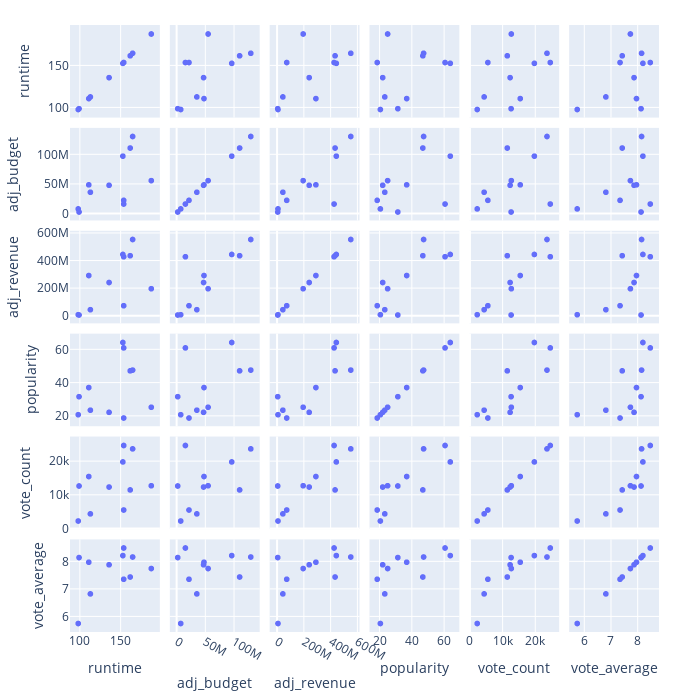

Notebook cell for this chart:
### Markdown cell above
With these statistics we can make some early observations:
* Tarantino's films are generally profitable, with the mean adjusted revenue a whole order of magnitude above the mean adjusted budget.
* Most of the standard deviations are high, showing the Tarantino works with a wide range of budgets and his films range in popularity and vote count on TMDB.
* The one column with a low standard deviation is the vote average, showing that, with a mean vote average of 7.6, Tarantino's film consistently score fairly well with TMDB users.

While statistics will give us information about individual columns, we are also interested in how the columns relate to each other. Let's make a pairplot, where each of the columns is plotted against each other. We will leave out unadjusted budget and revenue since they do not correlate will with the other measures based on more recent activity.

### Code cell
fig = px.scatter_matrix(movie_df, dimensions=movie_df[['runtime', 'adj_budget', 'adj_revenue', 'popularity', 'vote_count', 'vote_average']],width=700, height=700)
fig.update_layout(
    margin={'l': 25, 'r': 25, 't': 25, 'b':25}
)
fig.show()

### Figure 1 — Plotly figure (JSON) as saved in the notebook; plotly's stock layout.template omitted (floating-point values rounded to 4 significant figures)
{"data": [{"dimensions": [{"axis": {"matches": true}, "label": "runtime", "values": [99, 154, 98, 154, 111, 136, 113, 153, 165, 188, 162]}, {"axis": {"matches": true}, "label": "adj_budget", "values": [2540721, 16019812, 7795960, 22256912, 48514054, 47739893, 35966751, 97027808, 130299955, 55653651, 110773041]}, {"axis": {"matches": true}, "label": "adj_revenue", "values": [6054857, 428888606, 8297541, 73583508, 292549571, 242135882, 44780649, 445576295, 554254623, 197014075, 436388935]}, {"axis": {"matches": true}, "label": "popularity", "values": [31.69, 61.06, 20.83, 18.85, 37.19, 22.26, 23.57, 64.33, 47.71, 25.32, 47.24]}, {"axis": {"matches": true}, "label": "vote_count", "values": [12747, 24794, 2327, 5604, 15561, 12433, 4449, 19904, 23782, 12815, 11571]}, {"axis": {"matches": true}, "label": "vote_average", "values": [8.141, 8.489, 5.742, 7.352, 7.971, 7.878, 6.819, 8.212, 8.161, 7.742, 7.434]}], "hovertemplate": "%{xaxis.title.text}=%{x}<br>%{yaxis.title.text}=%{y}<extra></extra>", "legendgroup": "", "marker": {"color": "#636efa", "symbol": "circle"}, "name": "", "showlegend": false, "type": "splom"}], "layout": {"dragmode": "select", "height": 700, "legend": {"tracegroupgap": 0}, "margin": {"b": 25, "l": 25, "r": 25, "t": 25}, "width": 700}}
